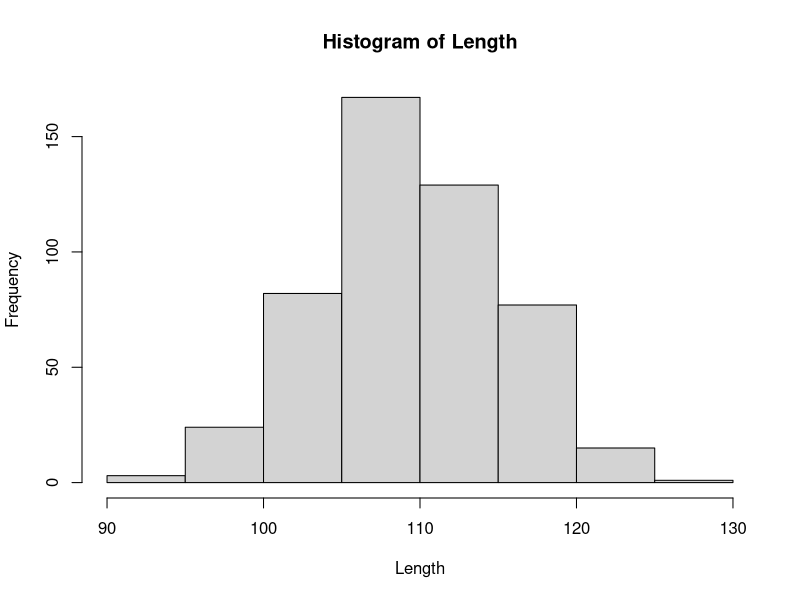
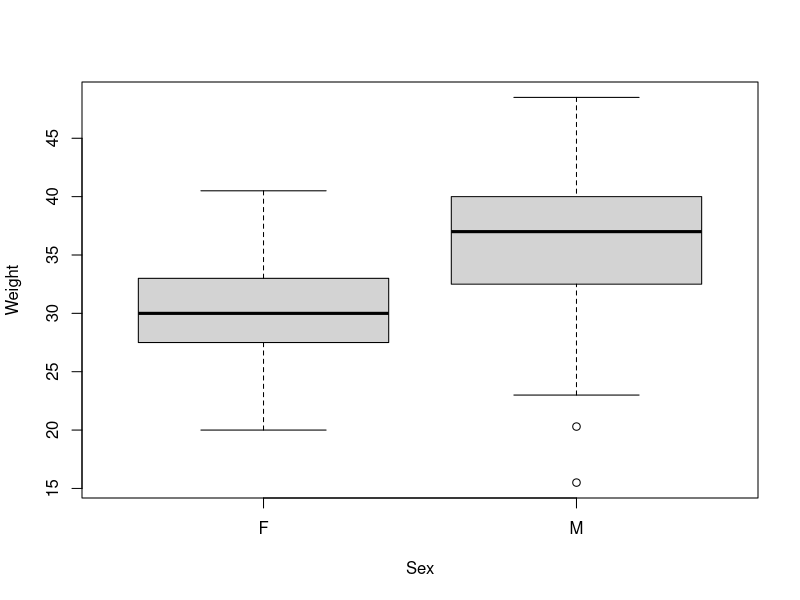
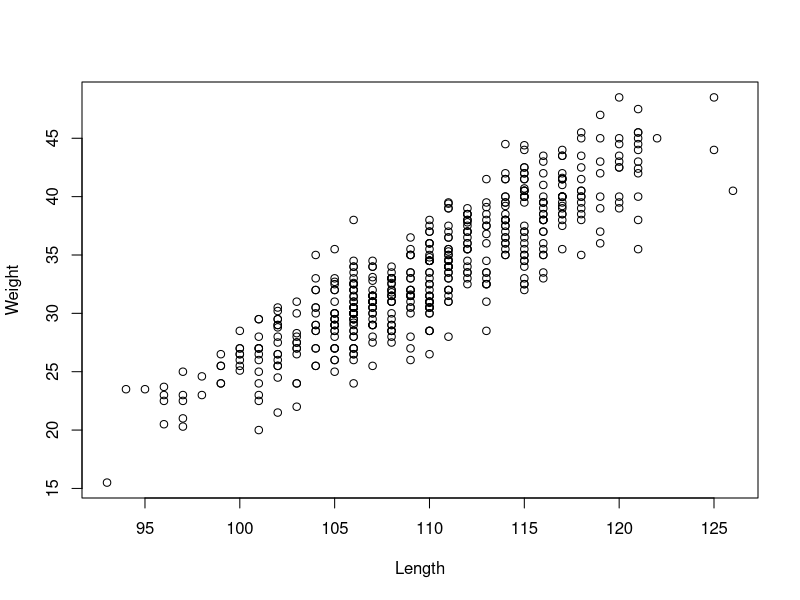

The R source for these figures, in order:
## ---- chunk 1
knitr::opts_chunk$set(echo = TRUE, 
                      warnings = FALSE, 
                      mmessage = FALSE)
## ---- chunk 2
1+2
3^6
sqrt((20-19)^2 + (19-19)^2 + (19-18)^2)/2
12345*54312
## ---- chunk 3
X <- 5  	# sets X equal to 5 
## ---- chunk 4
X
## ---- chunk 5
X*2
X^X
## ---- chunk 6
Fred <- 5
Nancy <- Fred*2
Fred + Nancy
## ---- chunk 7
X <- c(3,4,5)  	# sets X equal to the vector (3,4,5)
X
## ---- chunk 8
X + 1
X*2
X^2
((X+X^2/2)/X)^2
## ---- chunk 9
counts <- c(150,125,105,110,140)
## ---- chunk 10
k <- length(counts)
sum(counts)/k
## ---- chunk 11
mean(counts)
## ---- chunk 12
counts - mean(counts)
## ---- chunk 13
sum((counts - mean(counts))^2)
## ---- chunk 14
sqrt(sum((counts - mean(counts))^2) / (k-1))
## ---- chunk 15
count.sd <- sd(counts)
count.sd
## ---- chunk 16
count.se <- count.sd / sqrt(k)
count.se
## ---- chunk 17
mean(counts) + c(-2,2)*count.se
## ---- chunk 18
Y <- c(1,2,3)
data.frame(X,Y)
## ---- chunk 19
mydata <- data.frame(X,Y)
## ---- chunk 20
ncol(mydata) # ncol() gives us a number of columns that this data frame has
names(mydata) # names() lists all column names that this data frame has 
## ---- chunk 21
mydata$X
mydata$Y
## ---- chunk 22
SeaLions <- read.csv("SeaLions.csv")
## ---- chunk 23
is(SeaLions) # tells what type of files we have
names(SeaLions) # tells us the names of all the columns
head(SeaLions) # shows the first several rows of the dataframe
## ---- chunk 24
Length <- SeaLions$Length
Weight <-SeaLions$Weight
Island <- SeaLions$Island
Sex <- SeaLions$Sex
## ---- chunk 25
range(Length) # range
median(Length) # median
mean(Length) # mean
var(Length) # variance
sd(Length) # standard deviation
## ---- chunk 26
hist(Length)
## ---- chunk 27
boxplot(Weight ~ Sex)
## ---- chunk 28
plot(Length, Weight)
